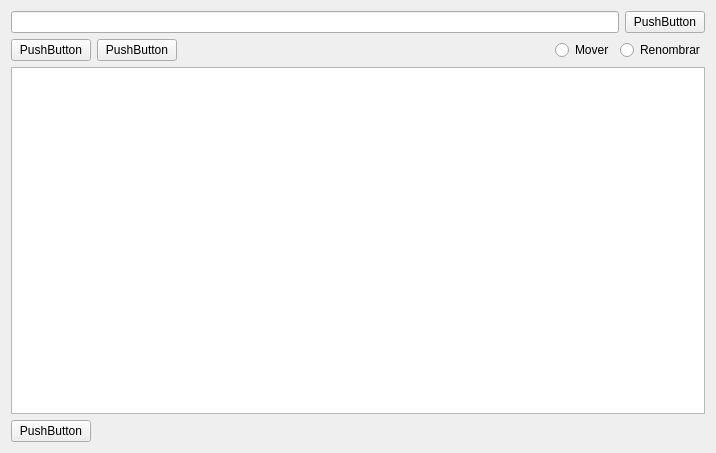
<?xml version="1.0" encoding="UTF-8"?>
<ui version="4.0">
 <class>Form</class>
 <widget class="QWidget" name="Form">
  <property name="geometry">
   <rect>
    <x>0</x>
    <y>0</y>
    <width>716</width>
    <height>453</height>
   </rect>
  </property>
  <property name="windowTitle">
   <string>Form</string>
  </property>
  <layout class="QVBoxLayout" name="verticalLayout">
   <item>
    <layout class="QHBoxLayout" name="horizontalLayout">
     <item>
      <widget class="QLineEdit" name="pathbar"/>
     </item>
     <item>
      <widget class="QPushButton" name="pathbtn">
       <property name="text">
        <string>PushButton</string>
       </property>
      </widget>
     </item>
    </layout>
   </item>
   <item>
    <layout class="QHBoxLayout" name="horizontalLayout_2">
     <item>
      <widget class="QPushButton" name="selectAll">
       <property name="text">
        <string>PushButton</string>
       </property>
      </widget>
     </item>
     <item>
      <widget class="QPushButton" name="selectInvert">
       <property name="text">
        <string>PushButton</string>
       </property>
      </widget>
     </item>
     <item>
      <spacer name="horizontalSpacer">
       <property name="orientation">
        <enum>Qt::Horizontal</enum>
       </property>
       <property name="sizeHint" stdset="0">
        <size>
         <width>40</width>
         <height>20</height>
        </size>
       </property>
      </spacer>
     </item>
     <item>
      <widget class="QRadioButton" name="mover">
       <property name="text">
        <string>Mover</string>
       </property>
       <attribute name="buttonGroup">
        <string notr="true">moveGroup</string>
       </attribute>
      </widget>
     </item>
     <item>
      <widget class="QRadioButton" name="renombrar">
       <property name="text">
        <string>Renombrar</string>
       </property>
       <attribute name="buttonGroup">
        <string notr="true">moveGroup</string>
       </attribute>
      </widget>
     </item>
    </layout>
   </item>
   <item>
    <layout class="QVBoxLayout" name="verticalLayout_2">
     <item>
      <widget class="QListView" name="listView"/>
     </item>
    </layout>
   </item>
   <item>
    <layout class="QHBoxLayout" name="horizontalLayout_3">
     <item>
      <widget class="QPushButton" name="proc">
       <property name="text">
        <string>PushButton</string>
       </property>
      </widget>
     </item>
     <item>
      <spacer name="horizontalSpacer_2">
       <property name="orientation">
        <enum>Qt::Horizontal</enum>
       </property>
       <property name="sizeHint" stdset="0">
        <size>
         <width>40</width>
         <height>20</height>
        </size>
       </property>
      </spacer>
     </item>
    </layout>
   </item>
  </layout>
 </widget>
 <resources/>
 <connections/>
 <buttongroups>
  <buttongroup name="moveGroup"/>
 </buttongroups>
</ui>
